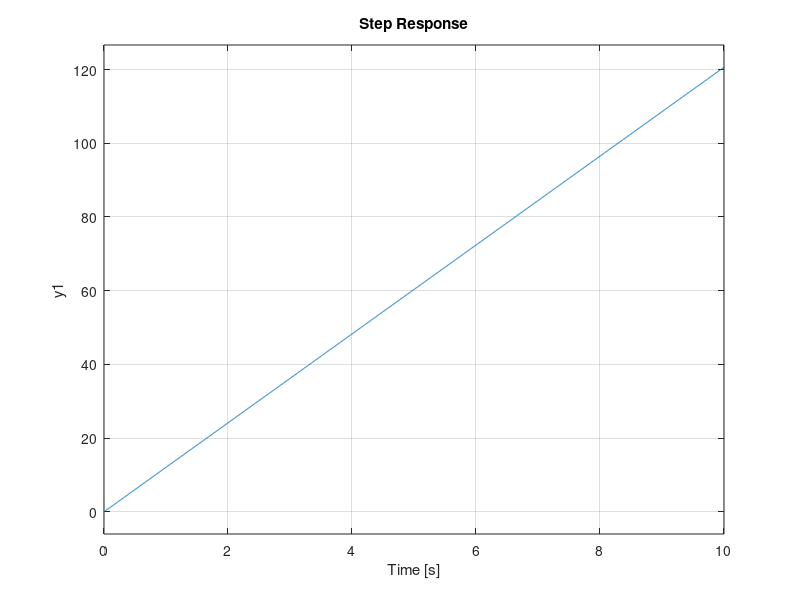

Write the MATLAB code that produced this figure. (Note: this script raises an error after producing the figure.)
kappa = 0.0829;
% 
% A=[0 1;0 0];
% B = [kappa; 0];
% Q = [1 0; 0 1];
% R = 1;
% 
% K = lqr(A,B,Q,R);

sys = tf(1,[0 kappa 0])
step(sys)
pidTuner(sys,'PID')